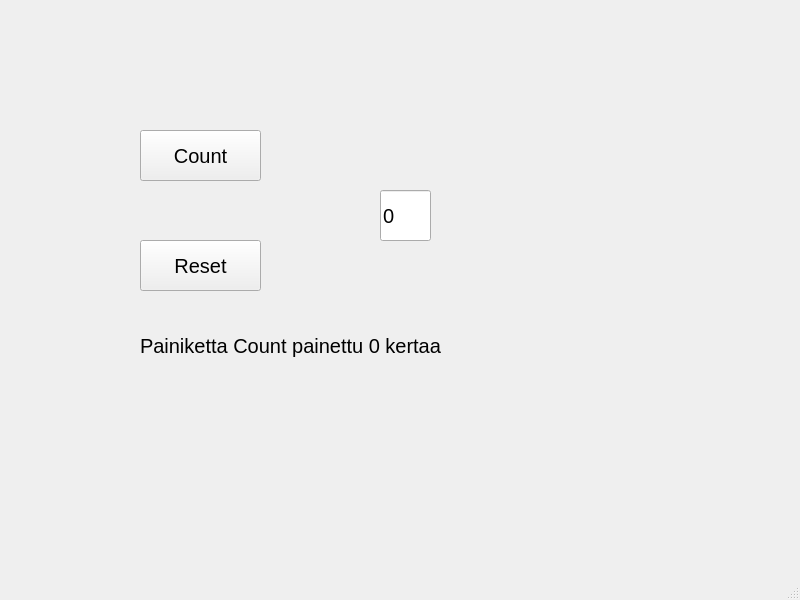
<?xml version="1.0" encoding="UTF-8"?>
<ui version="4.0">
 <class>MainWindow</class>
 <widget class="QMainWindow" name="MainWindow">
  <property name="geometry">
   <rect>
    <x>0</x>
    <y>0</y>
    <width>800</width>
    <height>600</height>
   </rect>
  </property>
  <property name="font">
   <font>
    <pointsize>15</pointsize>
   </font>
  </property>
  <property name="windowTitle">
   <string>MainWindow</string>
  </property>
  <widget class="QWidget" name="centralwidget">
   <widget class="QPushButton" name="btnCount">
    <property name="geometry">
     <rect>
      <x>140</x>
      <y>130</y>
      <width>121</width>
      <height>51</height>
     </rect>
    </property>
    <property name="text">
     <string>Count</string>
    </property>
   </widget>
   <widget class="QPushButton" name="btnReset">
    <property name="geometry">
     <rect>
      <x>140</x>
      <y>240</y>
      <width>121</width>
      <height>51</height>
     </rect>
    </property>
    <property name="text">
     <string>Reset</string>
    </property>
   </widget>
   <widget class="QLineEdit" name="txtResult">
    <property name="geometry">
     <rect>
      <x>380</x>
      <y>190</y>
      <width>51</width>
      <height>51</height>
     </rect>
    </property>
    <property name="text">
     <string>0</string>
    </property>
   </widget>
   <widget class="QLabel" name="labelInfo">
    <property name="geometry">
     <rect>
      <x>140</x>
      <y>320</y>
      <width>351</width>
      <height>51</height>
     </rect>
    </property>
    <property name="text">
     <string>Painiketta Count painettu 0 kertaa</string>
    </property>
   </widget>
  </widget>
  <widget class="QMenuBar" name="menubar">
   <property name="geometry">
    <rect>
     <x>0</x>
     <y>0</y>
     <width>800</width>
     <height>32</height>
    </rect>
   </property>
  </widget>
  <widget class="QStatusBar" name="statusbar"/>
 </widget>
 <resources/>
 <connections/>
</ui>
